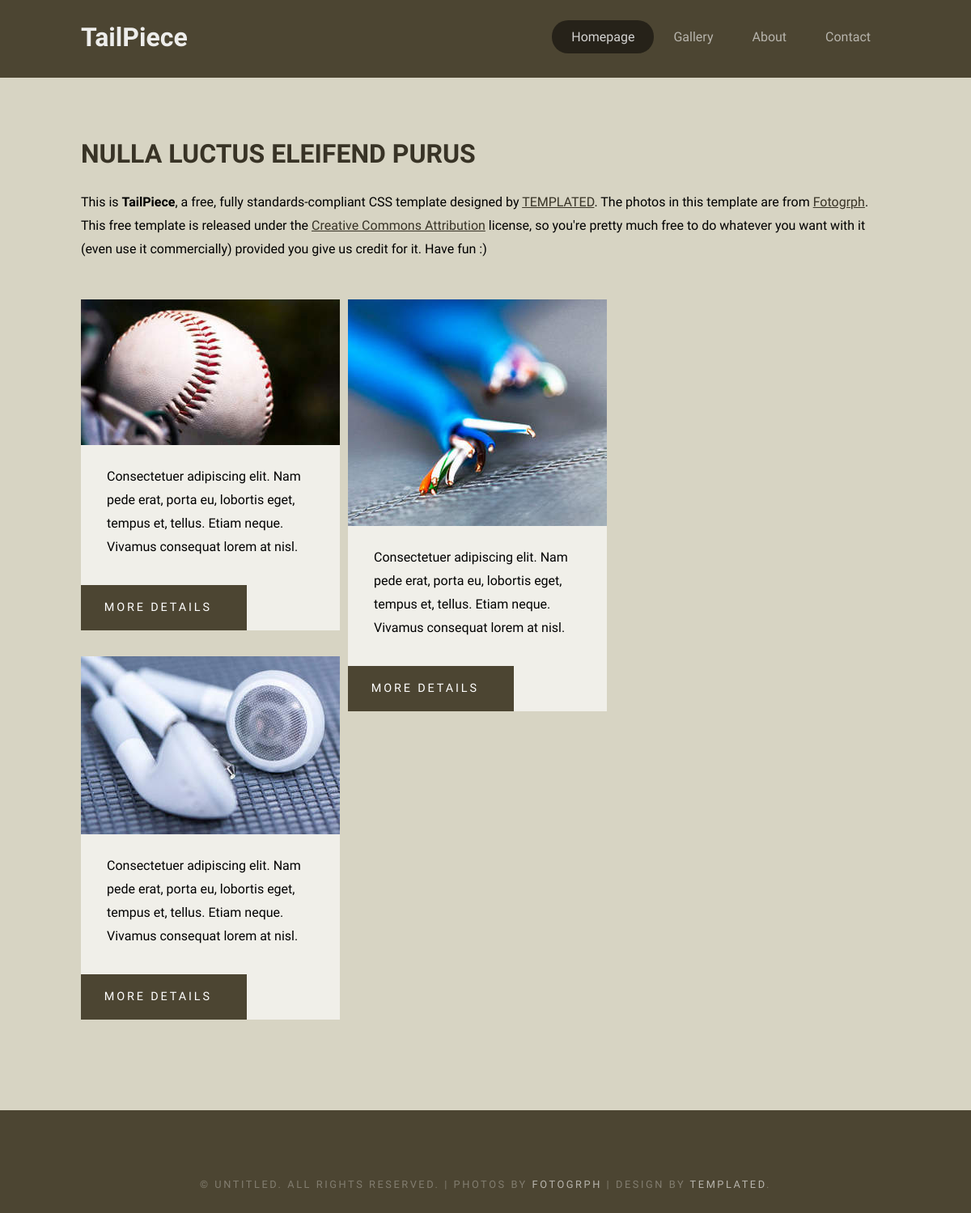
The page / on the database its author committed.
### tables this page shows
CREATE TABLE `news` (
  `id` int(11) NOT NULL,
  `title` varchar(255) NOT NULL,
  `date` date NOT NULL,
  `text` text NOT NULL,
  `preview` varchar(255) NOT NULL,
  `image` varchar(255) NOT NULL
);

### public/index.php (called while the page is built, shortened)
<?php
$qStr = $_SERVER['QUERY_STRING'];
spl_autoload_register(function ($class) {
    $class = ROOT . str_replace('\\', '/', $class) . '.php';
});
Router::dispatch($qStr);

### config/db.php (called while the page is built)
<?php
return[
    'dsn' => 'mysql:host=localhost;dbname=project',
    'user' => 'root',
    'pass' => 'root'
];

### app/controllers/MainController.php (called while the page is built, shortened)
<?php
class MainController extends AppController
{
    public function indexAction()
    {
        $news = new News();
        $arNews = $news->findAll();
    }
}

### app/views/Main/index.php (the view, shortened to what this page needs)
<div class="title">
    <h2>Nulla luctus eleifend purus</h2>
    <p>This is <strong>TailPiece</strong>, a free, fully standards-compliant CSS template designed by <a
                href="http://templated.co" rel="nofollow">TEMPLATED</a>. The photos in this template are from <a
                href="http://fotogrph.com/"> Fotogrph</a>. This free template is released under the <a
                href="http://templated.co/license">Creative Commons Attribution</a> license, so you're pretty much free
        to do whatever you want with it (even use it commercially) provided you give us credit for it. Have fun :) </p>
</div>
<?
$c = 1;
?>
<div class="boxA">
    <? foreach ($news as $arNews): ?>
        <div class="box margin-btm">
            <img src="<?= $arNews['image'] ?>" width="320" alt=""/>
            <div class="details">
                <p><?= $arNews['preview'] ?></p>
            </div>
            <a href="news/view/<?= $arNews['id'] ?>" class="button">More Details</a>
        </div>
        <? if ($c % 2 == 0): ?>
            </div><div class="boxA">
        <? endif; ?>
    <? $c++; ?>
    <? endforeach; ?>
</div>

### public/default.css (style rules this page uses)
html, body { height: 100%; }
body { margin: 0px; padding: 0px; background: #4C4532; line-height: 1.75em; font-family: 'Source Sans Pro', sans-serif; font-size: 12pt; font-weight: 300; color: #000000; }
h1, h2, h3 { margin: 0; padding: 0; }
p, ol, ul { margin-top: 0; }
p { line-height: 180%; }
a { color: #383326; }
.title { padding: 0em 0em; margin-bottom: 3em; }
.title h2 { margin-bottom: 1em; text-transform: uppercase; font-weight: 700; font-size: 2em; color: #383326; }
.button { display: inline-block; padding: 1em 3em 1em 2em; background: #4C4532; letter-spacing: 0.20em; text-decoration: none; text-transform: uppercase; font-weight: 400; font-size: 0.90em; color: #FFF; }
.button:before { display: inline-block; background: #FFC31F; margin-right: 1em; width: 40px; height: 40px; line-height: 40px; border-radius: 20px; text-align: center; color: #272925; }
.boxA, .boxB, .boxC { width: 320px; }
.boxA, .boxB { float: left; margin-right: 10px; }
.box { background: #F0EFE9; margin-bottom: 2em; }
.box .details { display: block; padding: 1em 2em 1em 2em; }

### rows shown on the page
news: image (picture), preview "Consectetuer adipiscing elit. Nam pede erat, porta eu, lobortis eget, tempus et, tellus. Etiam neque. Vivamus consequat lorem at nisl."
news: image (picture), preview "Consectetuer adipiscing elit. Nam pede erat, porta eu, lobortis eget, tempus et, tellus. Etiam neque. Vivamus consequat lorem at nisl."
news: image (picture), preview "Consectetuer adipiscing elit. Nam pede erat, porta eu, lobortis eget, tempus et, tellus. Etiam neque. Vivamus consequat lorem at nisl."
